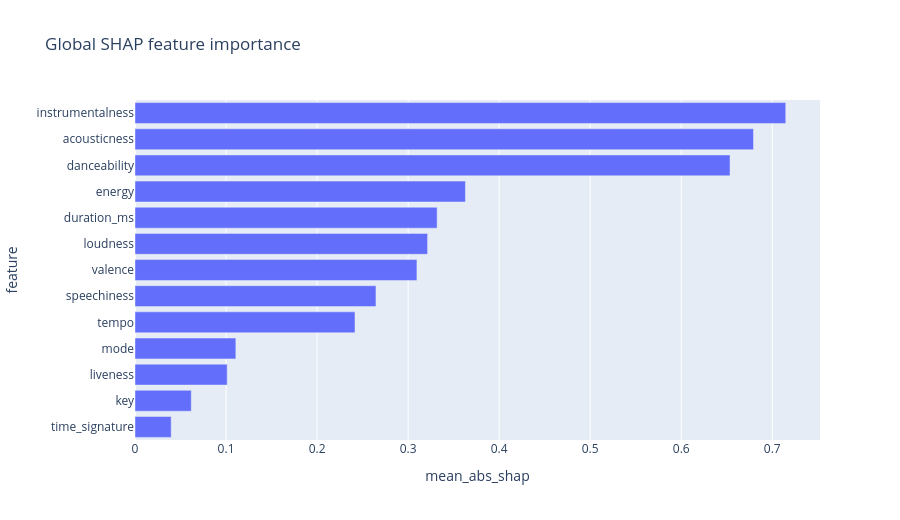

Write notebook code for a chart like this one.
### Code cell
fig = px.bar(
    shap_global.to_pandas().sort_values("mean_abs_shap"),
    x="mean_abs_shap",
    y="feature",
    orientation="h",
    title="Global SHAP feature importance",
)
fig.update_layout(height=520)
fig.show()

### Figure 1 — Plotly figure (JSON) as saved in the notebook; plotly's stock layout.template omitted (floating-point values rounded to 4 significant figures)
{"data": [{"hovertemplate": "mean_abs_shap=%{x}<br>feature=%{y}<extra></extra>", "legendgroup": "", "marker": {"color": "#636efa", "pattern": {"shape": ""}}, "name": "", "orientation": "h", "showlegend": false, "textposition": "auto", "type": "bar", "x": [0.03973, 0.06181, 0.1013, 0.1108, 0.2417, 0.2647, 0.3097, 0.3214, 0.3319, 0.363, 0.6536, 0.6794, 0.7148], "xaxis": "x", "y": ["time_signature", "key", "liveness", "mode", "tempo", "speechiness", "valence", "loudness", "duration_ms", "energy", "danceability", "acousticness", "instrumentalness"], "yaxis": "y"}], "layout": {"barmode": "relative", "height": 520, "legend": {"tracegroupgap": 0}, "title": {"text": "Global SHAP feature importance"}, "xaxis": {"anchor": "y", "domain": [0, 1], "title": {"text": "mean_abs_shap"}}, "yaxis": {"anchor": "x", "domain": [0, 1], "title": {"text": "feature"}}}}
